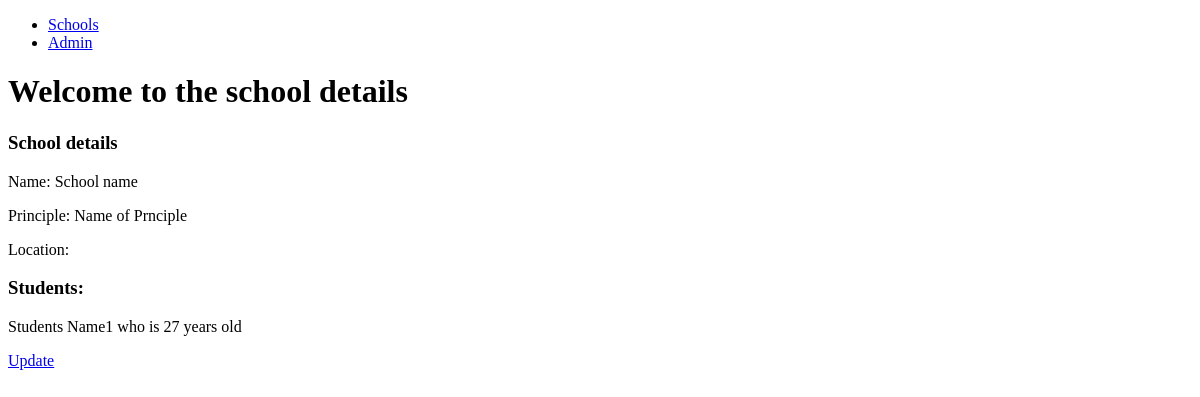
The app's page /1/, older data.
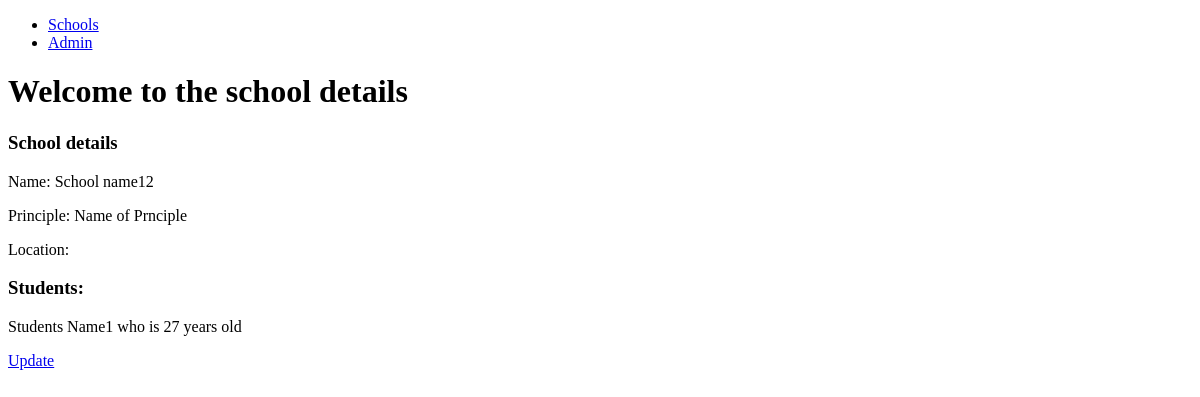
The same page, newer data.
### CBV_app/models.py (models this page shows, shortened)
class School(models.Model):
    name = models.CharField(max_length = 256)
    principle = models.CharField(max_length = 256)
    locations = models.CharField(max_length = 256)

class Student(models.Model):
    name = models.CharField(max_length = 256)
    age = models.PositiveIntegerField()
    school = models.ForeignKey(School,related_name='students',on_delete=models.CASCADE)

### CBV_app/views.py (the view)
# urls.py: path('<int:pk>/',views.SchoolDetailView.as_view(), name='detail'),
class SchoolDetailView(DetailView):
    context_object_name = "school_detail"
    model = models.School
    template_name = 'CBV_app/school_details.html'

### CBV_app/templates/CBV_app/school_details.html
{% extends "CBV_app/basic_app.html" %}
{% block body_block %}
<div class="jumbotron">
<h1>Welcome to the school details</h1>
	<h3>School details</h3>
	<p>Name: {{ school_detail.name }}</p>
	<p>Principle: {{ school_detail.principle }}</p>
	<p>Location: {{ school_detail.location }}</p>
	<h3>Students: </h3>
	{% for student in school_detail.students.all %}
	<p>{{student.name}} who is {{student.age}} years old</p>
	{% endfor %}
	<div class="container">
		<p><a href="{% url 'CBV_app:update' pk=school_detail.pk %}">Update</a></p>
	</div>
</div>
{% endblock %}

### CBV_app/templates/CBV_app/basic_app.html (shortened to what this page needs)
<!DOCTYPE html>
<html lang="en">
<head>
</head>
<body>
    <nav>
        <ul>
            <li><a href="{% url 'CBV_app:list' %}">Schools</a></li>
            <li><a href="{% url 'admin:index' %}">Admin</a></li>
        </ul>
    </nav>
    <div class="container">
       {% block body_block%}
        {% endblock %}
    </div>
</body>
</html>

Row changes from the older to the newer data that the page shows:
changed School "Name of Prnciple": name "School name" → "School name12"
